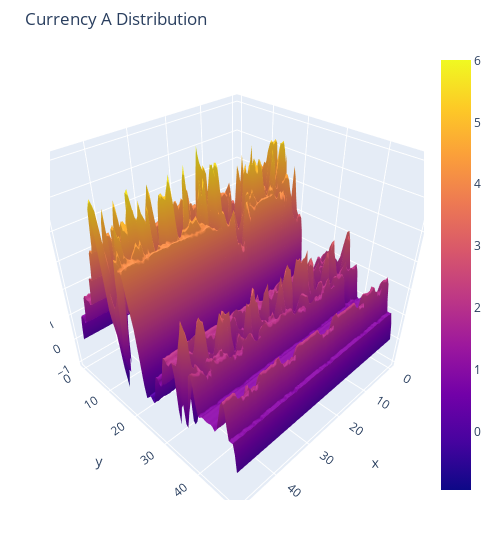

This figure's notebook cell:
### Code cell
%matplotlib inline
import plotly.graph_objects as go
from scipy.interpolate import griddata
x = currencyA_3d[:,0]
y = currencyA_3d[:,1]
z = currencyA_3d[:,2]
xi = np.linspace(x.min(), x.max(), 100)
yi = np.linspace(y.min(), y.max(), 100)

X,Y = np.meshgrid(xi,yi)

Z = griddata((x,y),z,(X,Y), method='cubic')

fig = go.Figure(go.Surface(x=xi,y=yi,z=Z))

fig.update_layout(title='Currency A Distribution', autosize=False,
                  width=500, height=550,
                  margin=dict(l=50, r=50, b=50, t=50))

fig.show()
